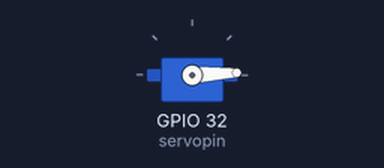
Recording of a sketch running on a simulated ESP32. Shown: servo.

Above: at 0.05 s.
At 1.3 s:
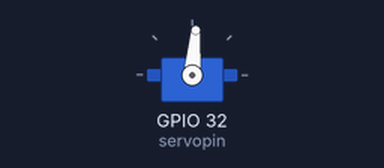
At 2.6 s:
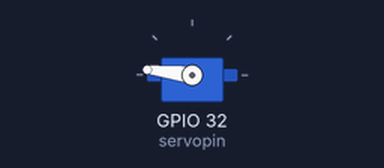
At 5.2 s:
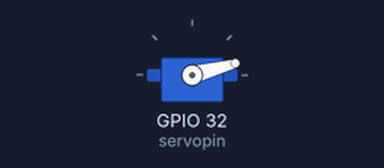
Timing chart, 0 to 7.0 s (numbered marks = the images above):
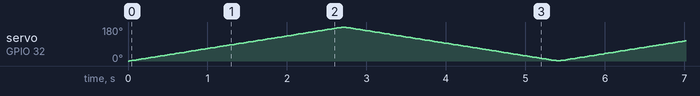

The sketch:

ESP32_Servo.ino
```cpp
#include <ESP32Servo.h>
Servo servol;
int pos1 = 0;
int servopin=32;

void setup() {

servol.attach(servopin);
}

void loop()
{
for(pos1=0 ; pos1 < 180; pos1 +=1)
 {
  servol.write(pos1);
  delay(15);
 }
 for(pos1 =180; pos1>=1; pos1-=1)
 {servol.write(pos1);
 delay(15);

}
}
```
